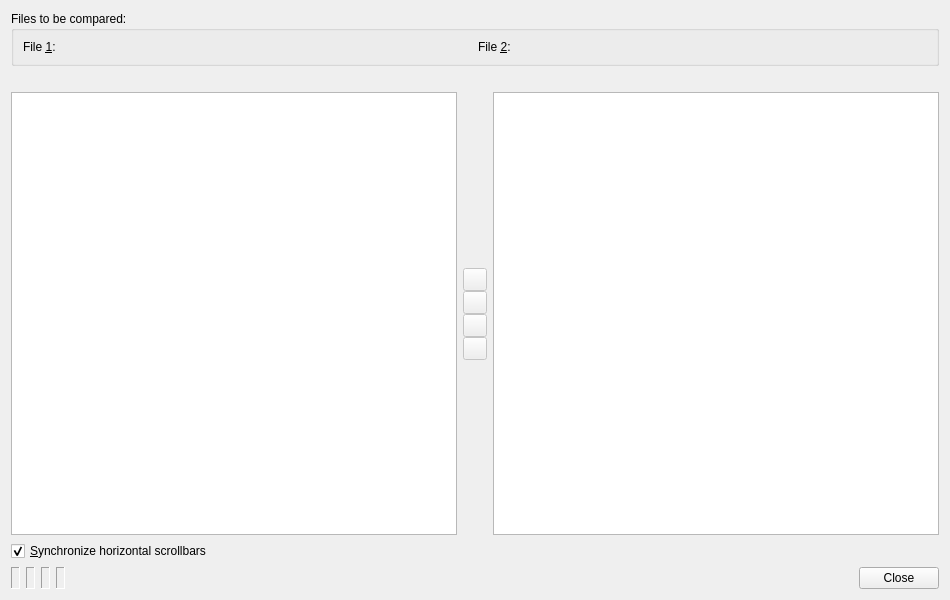
<?xml version="1.0" encoding="UTF-8"?>
<ui version="4.0">
 <class>CompareDialog</class>
 <widget class="QWidget" name="CompareDialog">
  <property name="geometry">
   <rect>
    <x>0</x>
    <y>0</y>
    <width>950</width>
    <height>600</height>
   </rect>
  </property>
  <property name="windowTitle">
   <string>File Comparison</string>
  </property>
  <layout class="QVBoxLayout" name="verticalLayout">
   <item>
    <widget class="QGroupBox" name="filesGroup">
     <property name="title">
      <string>Files to be compared:</string>
     </property>
     <property name="flat">
      <bool>true</bool>
     </property>
     <layout class="QHBoxLayout" name="horizontalLayout_2">
      <item>
       <widget class="QLabel" name="textLabel1">
        <property name="text">
         <string>File &amp;1:</string>
        </property>
        <property name="buddy">
         <cstring>file1Picker</cstring>
        </property>
       </widget>
      </item>
      <item>
       <widget class="E5PathPicker" name="file1Picker" native="true">
        <property name="sizePolicy">
         <sizepolicy hsizetype="Expanding" vsizetype="Preferred">
          <horstretch>0</horstretch>
          <verstretch>0</verstretch>
         </sizepolicy>
        </property>
        <property name="focusPolicy">
         <enum>Qt::StrongFocus</enum>
        </property>
        <property name="toolTip">
         <string>Enter the name of the first file</string>
        </property>
       </widget>
      </item>
      <item>
       <widget class="QLabel" name="textLabel2">
        <property name="text">
         <string>File &amp;2:</string>
        </property>
        <property name="buddy">
         <cstring>file2Picker</cstring>
        </property>
       </widget>
      </item>
      <item>
       <widget class="E5PathPicker" name="file2Picker" native="true">
        <property name="sizePolicy">
         <sizepolicy hsizetype="Expanding" vsizetype="Preferred">
          <horstretch>0</horstretch>
          <verstretch>0</verstretch>
         </sizepolicy>
        </property>
        <property name="focusPolicy">
         <enum>Qt::StrongFocus</enum>
        </property>
        <property name="toolTip">
         <string>Enter the name of the second file</string>
        </property>
       </widget>
      </item>
     </layout>
    </widget>
   </item>
   <item>
    <layout class="QGridLayout" name="gridLayout">
     <item row="0" column="0">
      <widget class="QLabel" name="file1Label">
       <property name="text">
        <string/>
       </property>
       <property name="wordWrap">
        <bool>true</bool>
       </property>
      </widget>
     </item>
     <item row="0" column="2">
      <widget class="QLabel" name="file2Label">
       <property name="text">
        <string/>
       </property>
       <property name="wordWrap">
        <bool>true</bool>
       </property>
      </widget>
     </item>
     <item row="1" column="0">
      <widget class="QTextEdit" name="contents_1">
       <property name="focusPolicy">
        <enum>Qt::NoFocus</enum>
       </property>
       <property name="lineWrapMode">
        <enum>QTextEdit::NoWrap</enum>
       </property>
       <property name="readOnly">
        <bool>true</bool>
       </property>
       <property name="tabStopWidth">
        <number>8</number>
       </property>
       <property name="acceptRichText">
        <bool>false</bool>
       </property>
      </widget>
     </item>
     <item row="1" column="1">
      <layout class="QVBoxLayout">
       <property name="spacing">
        <number>0</number>
       </property>
       <item>
        <spacer>
         <property name="orientation">
          <enum>Qt::Vertical</enum>
         </property>
         <property name="sizeHint" stdset="0">
          <size>
           <width>20</width>
           <height>101</height>
          </size>
         </property>
        </spacer>
       </item>
       <item>
        <widget class="QToolButton" name="firstButton">
         <property name="enabled">
          <bool>false</bool>
         </property>
         <property name="toolTip">
          <string>Press to move to the first difference</string>
         </property>
        </widget>
       </item>
       <item>
        <widget class="QToolButton" name="upButton">
         <property name="enabled">
          <bool>false</bool>
         </property>
         <property name="toolTip">
          <string>Press to move to the previous difference</string>
         </property>
        </widget>
       </item>
       <item>
        <widget class="QToolButton" name="downButton">
         <property name="enabled">
          <bool>false</bool>
         </property>
         <property name="toolTip">
          <string>Press to move to the next difference</string>
         </property>
        </widget>
       </item>
       <item>
        <widget class="QToolButton" name="lastButton">
         <property name="enabled">
          <bool>false</bool>
         </property>
         <property name="toolTip">
          <string>Press to move to the last difference</string>
         </property>
        </widget>
       </item>
       <item>
        <spacer>
         <property name="orientation">
          <enum>Qt::Vertical</enum>
         </property>
         <property name="sizeHint" stdset="0">
          <size>
           <width>20</width>
           <height>101</height>
          </size>
         </property>
        </spacer>
       </item>
      </layout>
     </item>
     <item row="1" column="2">
      <widget class="QTextEdit" name="contents_2">
       <property name="focusPolicy">
        <enum>Qt::NoFocus</enum>
       </property>
       <property name="lineWrapMode">
        <enum>QTextEdit::NoWrap</enum>
       </property>
       <property name="readOnly">
        <bool>true</bool>
       </property>
       <property name="tabStopWidth">
        <number>8</number>
       </property>
       <property name="acceptRichText">
        <bool>false</bool>
       </property>
      </widget>
     </item>
    </layout>
   </item>
   <item>
    <widget class="QCheckBox" name="synchronizeCheckBox">
     <property name="toolTip">
      <string>Select, if the horizontal scrollbars should be synchronized</string>
     </property>
     <property name="text">
      <string>&amp;Synchronize horizontal scrollbars</string>
     </property>
     <property name="shortcut">
      <string>Alt+S</string>
     </property>
     <property name="checked">
      <bool>true</bool>
     </property>
    </widget>
   </item>
   <item>
    <layout class="QHBoxLayout" name="horizontalLayout">
     <item>
      <widget class="QLabel" name="totalLabel">
       <property name="frameShape">
        <enum>QFrame::Panel</enum>
       </property>
       <property name="frameShadow">
        <enum>QFrame::Sunken</enum>
       </property>
      </widget>
     </item>
     <item>
      <widget class="QLabel" name="changedLabel">
       <property name="frameShape">
        <enum>QFrame::Panel</enum>
       </property>
       <property name="frameShadow">
        <enum>QFrame::Sunken</enum>
       </property>
      </widget>
     </item>
     <item>
      <widget class="QLabel" name="addedLabel">
       <property name="frameShape">
        <enum>QFrame::Panel</enum>
       </property>
       <property name="frameShadow">
        <enum>QFrame::Sunken</enum>
       </property>
      </widget>
     </item>
     <item>
      <widget class="QLabel" name="deletedLabel">
       <property name="frameShape">
        <enum>QFrame::Panel</enum>
       </property>
       <property name="frameShadow">
        <enum>QFrame::Sunken</enum>
       </property>
      </widget>
     </item>
     <item>
      <widget class="QDialogButtonBox" name="buttonBox">
       <property name="orientation">
        <enum>Qt::Horizontal</enum>
       </property>
       <property name="standardButtons">
        <set>QDialogButtonBox::Close</set>
       </property>
      </widget>
     </item>
    </layout>
   </item>
  </layout>
 </widget>
 <customwidgets>
  <customwidget>
   <class>E5PathPicker</class>
   <extends>QWidget</extends>
   <header>E5Gui/E5PathPicker.h</header>
   <container>1</container>
  </customwidget>
 </customwidgets>
 <tabstops>
  <tabstop>file1Picker</tabstop>
  <tabstop>file2Picker</tabstop>
  <tabstop>firstButton</tabstop>
  <tabstop>upButton</tabstop>
  <tabstop>downButton</tabstop>
  <tabstop>lastButton</tabstop>
  <tabstop>synchronizeCheckBox</tabstop>
 </tabstops>
 <resources/>
 <connections>
  <connection>
   <sender>buttonBox</sender>
   <signal>rejected()</signal>
   <receiver>CompareDialog</receiver>
   <slot>close()</slot>
   <hints>
    <hint type="sourcelabel">
     <x>102</x>
     <y>580</y>
    </hint>
    <hint type="destinationlabel">
     <x>104</x>
     <y>599</y>
    </hint>
   </hints>
  </connection>
 </connections>
</ui>
